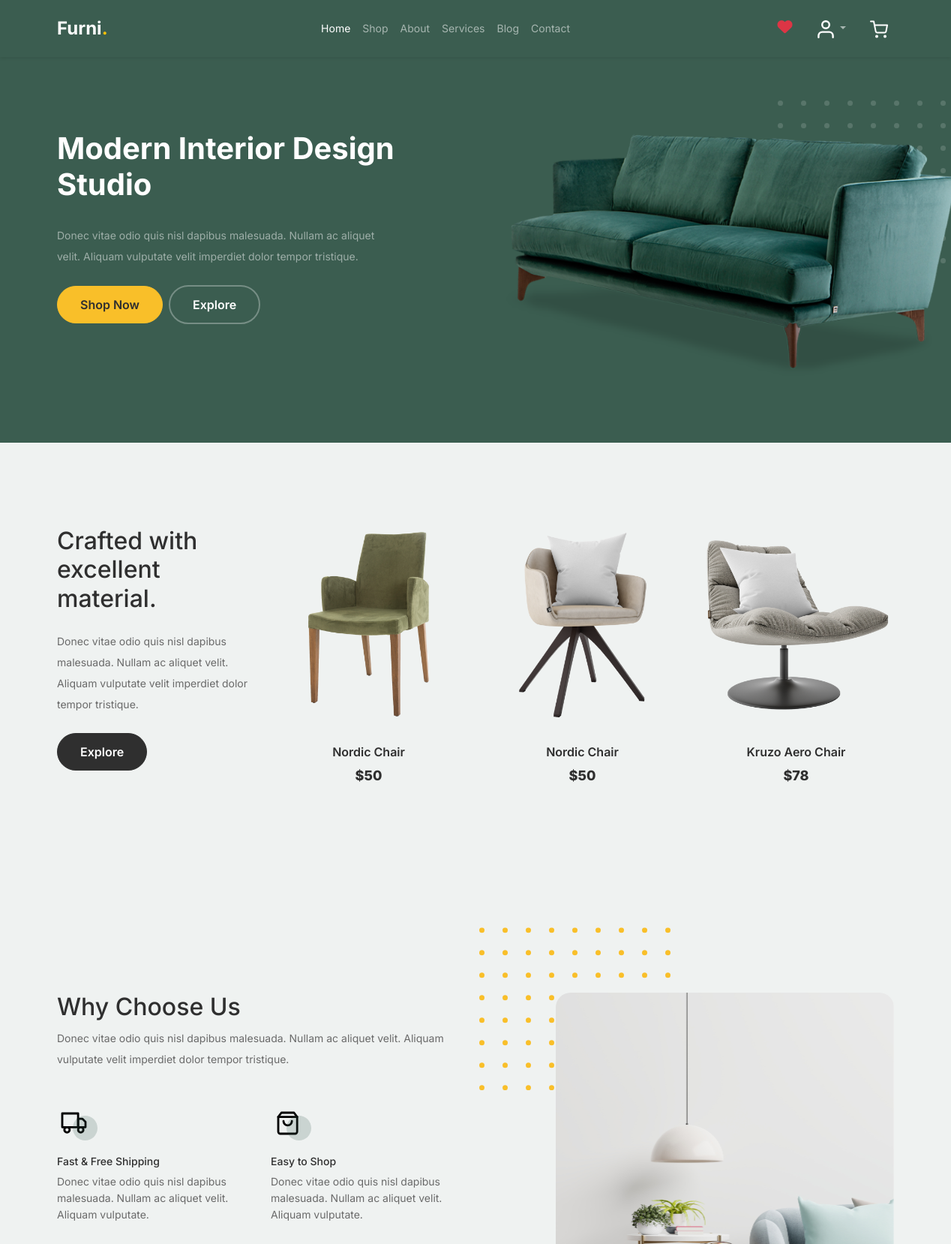
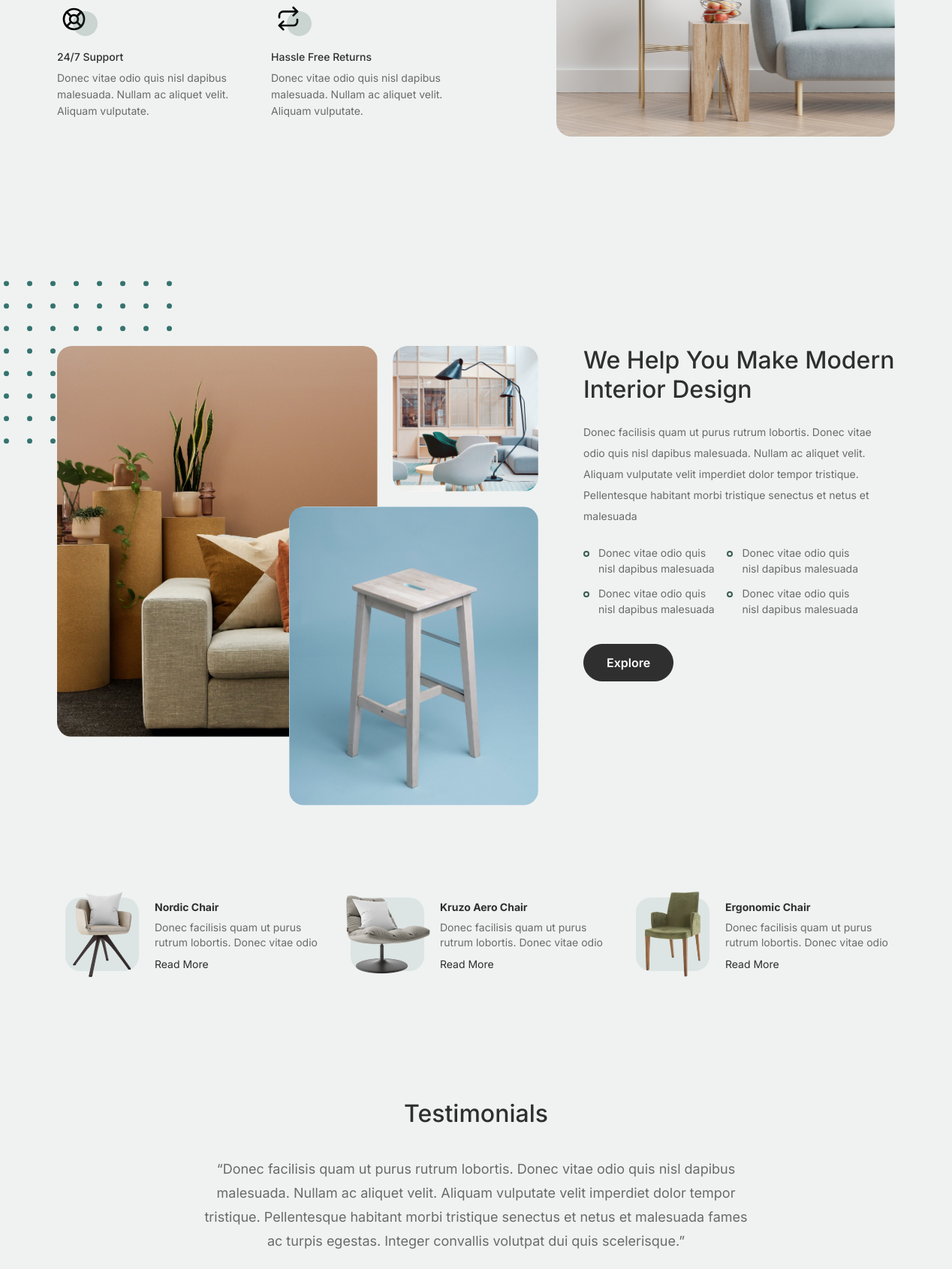
/index (upper part), run on the app's committed database (2 pictures, top to bottom).
### myapp/models.py (models this page shows)
class Product(models.Model):
    name=models.CharField(max_length=100)
    price=models.IntegerField()
    image=models.ImageField(upload_to="image")

### myapp/views.py (the view)
# urls.py: path('index', views.index, name='index'),
def index(request):
    products = Product.objects.all()[:3]
    cart = request.session.get('cart', {})
    cart_item_count = sum(cart.values())  # Total quantity of all items
    return render(request, 'index.html', {
        'products': products,
        'cart_item_count': cart_item_count,
    })

### myapp/templates/index.html (shortened to what this page needs)
{% load static %}
<!doctype html>
<html lang="en">
<head>
		<link href="static/css/bootstrap.min.css" rel="stylesheet">
		<link href="https://cdnjs.cloudflare.com/ajax/libs/font-awesome/6.0.0-beta3/css/all.min.css" rel="stylesheet">
		<link href="static/css/tiny-slider.css" rel="stylesheet">
		<link href="static/css/style.css" rel="stylesheet">
	</head>
	<body>
        <nav class="navbar navbar-expand-lg navbar-dark py-3 shadow-sm" style="background-color: #3b5d50;">
          <div class="container">
            <a class="navbar-brand fw-bold fs-4" href="{% url 'index' %}">
              Furni<span class="text-warning">.</span>
            </a>
            <div class="collapse navbar-collapse" id="mainNavbar">
              <ul class="navbar-nav mx-auto mb-2 mb-lg-0">
                <li class="nav-item"><a class="nav-link active" href="{% url 'index' %}">Home</a></li>
                <li class="nav-item"><a class="nav-link" href="{% url 'shop' %}">Shop</a></li>
                <li class="nav-item"><a class="nav-link" href="{% url 'about' %}">About</a></li>
                <li class="nav-item"><a class="nav-link" href="{% url 'services' %}">Services</a></li>
                <li class="nav-item"><a class="nav-link" href="{% url 'blog' %}">Blog</a></li>
                <li class="nav-item"><a class="nav-link" href="{% url 'contact' %}">Contact</a></li>
              </ul>
              <ul class="navbar-nav d-flex align-items-center gap-3">
                <li class="nav-item">
                  <a class="nav-link" href="{% url 'wishlist' %}" title="Wishlist">
                    <i class="fas fa-heart text-danger fs-5"></i>
                  </a>
                </li>
                <li class="nav-item dropdown">
                  <a class="nav-link dropdown-toggle" href="#" id="userDropdown" role="button" data-bs-toggle="dropdown"
                    aria-expanded="false">
                    <img src="{% static 'images/user.svg' %}" alt="User" width="24" height="24">
                  </a>
                </li>
                <li class="nav-item">
                  <a class="nav-link position-relative" href="{% url 'cart' %}">
                    <img src="{% static 'images/cart.svg' %}" alt="Cart" width="24" height="24">
                  </a>
                </li>
              </ul>
            </div>
          </div>
        </nav>
			<div class="hero">
				<div class="container">
					<div class="row justify-content-between">
						<div class="col-lg-5">
							<div class="intro-excerpt">
								<h1>Modern Interior <span clsas="d-block">Design Studio</span></h1>
								<p class="mb-4">Donec vitae odio quis nisl dapibus malesuada. Nullam ac aliquet velit. Aliquam vulputate velit imperdiet dolor tempor tristique.</p>
								<p><a href="{% url 'shop' %}" class="btn btn-secondary me-2">Shop Now</a><a href="#" class="btn btn-white-outline">Explore</a></p>
							</div>
						</div>
						<div class="col-lg-7">
							<div class="hero-img-wrap">
								<img src="static/images/couch.png" class="img-fluid">
							</div>
						</div>
					</div>
				</div>
			</div>
		<div class="product-section">
			<div class="container">
				<div class="row">
					<div class="col-md-12 col-lg-3 mb-5 mb-lg-0">
						<h2 class="mb-4 section-title">Crafted with excellent material.</h2>
						<p class="mb-4">Donec vitae odio quis nisl dapibus malesuada. Nullam ac aliquet velit. Aliquam vulputate velit imperdiet dolor tempor tristique. </p>
						<p><a href="{% url 'shop' %}" class="btn">Explore</a></p>
					</div>
                    {% for product in products %}
                    <div class="col-12 col-md-4 col-lg-3 mb-5 mb-md-0">
                        <a class="product-item" href="{% url 'shop' %}">
                            <img src="{{ product.image.url }}" class="img-fluid product-thumbnail">
                            <h3 class="product-title">{{ product.name }}</h3>
                            <strong class="product-price">${{ product.price }}</strong>
                        </a>
                    </div>
                    {% endfor %}
				</div>
			</div>
		</div>
		<div class="why-choose-section">
			<div class="container">
				<div class="row justify-content-between">
					<div class="col-lg-6">
						<h2 class="section-title">Why Choose Us</h2>
						<p>Donec vitae odio quis nisl dapibus malesuada. Nullam ac aliquet velit. Aliquam vulputate velit imperdiet dolor tempor tristique.</p>
						<div class="row my-5">
							<div class="col-6 col-md-6">
								<div class="feature">
									<div class="icon">
										<img src="static/images/truck.svg" alt="Image" class="imf-fluid">
									</div>
									<h3>Fast &amp; Free Shipping</h3>
									<p>Donec vitae odio quis nisl dapibus malesuada. Nullam ac aliquet velit. Aliquam vulputate.</p>
								</div>
							</div>
							<div class="col-6 col-md-6">
								<div class="feature">
									<div class="icon">
										<img src="static/images/bag.svg" alt="Image" class="imf-fluid">
									</div>
									<h3>Easy to Shop</h3>
									<p>Donec vitae odio quis nisl dapibus malesuada. Nullam ac aliquet velit. Aliquam vulputate.</p>
								</div>
							</div>
							<div class="col-6 col-md-6">
								<div class="feature">
									<div class="icon">
										<img src="static/images/support.svg" alt="Image" class="imf-fluid">
									</div>
									<h3>24/7 Support</h3>
									<p>Donec vitae odio quis nisl dapibus malesuada. Nullam ac aliquet velit. Aliquam vulputate.</p>
								</div>
							</div>
							<div class="col-6 col-md-6">
								<div class="feature">
									<div class="icon">
										<img src="static/images/return.svg" alt="Image" class="imf-fluid">
									</div>
									<h3>Hassle Free Returns</h3>
									<p>Donec vitae odio quis nisl dapibus malesuada. Nullam ac aliquet velit. Aliquam vulputate.</p>
								</div>
							</div>
						</div>
					</div>
					<div class="col-lg-5">
						<div class="img-wrap">
							<img src="static/images/why-choose-us-img.jpg" alt="Image" class="img-fluid">
						</div>
					</div>
				</div>
			</div>
		</div>
		<div class="we-help-section">
			<div class="container">
				<div class="row justify-content-between">
					<div class="col-lg-7 mb-5 mb-lg-0">
						<div class="imgs-grid">
							<div class="grid grid-1"><img src="static/images/img-grid-1.jpg" alt="Untree.co"></div>
							<div class="grid grid-2"><img src="static/images/img-grid-2.jpg" alt="Untree.co"></div>
							<div class="grid grid-3"><img src="static/images/img-grid-3.jpg" alt="Untree.co"></div>
						</div>
					</div>
					<div class="col-lg-5 ps-lg-5">
						<h2 class="section-title mb-4">We Help You Make Modern Interior Design</h2>
						<p>Donec facilisis quam ut purus rutrum lobortis. Donec vitae odio quis nisl dapibus malesuada. Nullam ac aliquet velit. Aliquam vulputate velit imperdiet dolor tempor tristique. Pellentesque habitant morbi tristique senectus et netus et malesuada</p>
						<ul class="list-unstyled custom-list my-4">
							<li>Donec vitae odio quis nisl dapibus malesuada</li>
							<li>Donec vitae odio quis nisl dapibus malesuada</li>
							<li>Donec vitae odio quis nisl dapibus malesuada</li>
							<li>Donec vitae odio quis nisl dapibus malesuada</li>
						</ul>
						<p><a herf="#" class="btn">Explore</a></p>
					</div>
				</div>
			</div>
		</div>
		<div class="popular-product">
			<div class="container">
				<div class="row">
					<div class="col-12 col-md-6 col-lg-4 mb-4 mb-lg-0">
						<div class="product-item-sm d-flex">
							<div class="thumbnail">
								<img src="static/images/product-1.png" alt="Image" class="img-fluid">
							</div>
							<div class="pt-3">
								<h3>Nordic Chair</h3>
								<p>Donec facilisis quam ut purus rutrum lobortis. Donec vitae odio </p>
								<p><a href="#">Read More</a></p>
							</div>
						</div>
					</div>
					<div class="col-12 col-md-6 col-lg-4 mb-4 mb-lg-0">
						<div class="product-item-sm d-flex">
							<div class="thumbnail">
								<img src="static/images/product-2.png" alt="Image" class="img-fluid">
							</div>
							<div class="pt-3">
								<h3>Kruzo Aero Chair</h3>
								<p>Donec facilisis quam ut purus rutrum lobortis. Donec vitae odio </p>
								<p><a href="#">Read More</a></p>
							</div>
						</div>
					</div>
					<div class="col-12 col-md-6 col-lg-4 mb-4 mb-lg-0">
						<div class="product-item-sm d-flex">
							<div class="thumbnail">
								<img src="static/images/product-3.png" alt="Image" class="img-fluid">
							</div>
							<div class="pt-3">
								<h3>Ergonomic Chair</h3>
								<p>Donec facilisis quam ut purus rutrum lobortis. Donec vitae odio </p>
								<p><a href="#">Read More</a></p>
							</div>
						</div>
					</div>
				</div>
			</div>
		</div>
		<div class="testimonial-section">
			<div class="container">
				<div class="row">
					<div class="col-lg-7 mx-auto text-center">
						<h2 class="section-title">Testimonials</h2>
					</div>
				</div>
				<div class="row justify-content-center">
					<div class="col-lg-12">
						<div class="testimonial-slider-wrap text-center">
							<div class="testimonial-slider">
								<div class="item">
									<div class="row justify-content-center">
										<div class="col-lg-8 mx-auto">
											<div class="testimonial-block text-center">
												<blockquote class="mb-5">
													<p>&ldquo;Donec facilisis quam ut purus rutrum lobortis. Donec vitae odio quis nisl dapibus malesuada. Nullam ac aliquet velit. Aliquam vulputate velit imperdiet dolor tempor tristique. Pellentesque habitant morbi tristique senectus et netus et malesuada fames ac turpis egestas. Integer convallis volutpat dui quis scelerisque.&rdquo;</p>
												</blockquote>
											</div>
										</div>
									</div>
								</div>
								<div class="item">
									<div class="row justify-content-center">
									</div>
								</div>
								<div class="item">
									<div class="row justify-content-center">
									</div>
								</div>
							</div>
						</div>
					</div>
				</div>
			</div>
		</div>
	</body>
</html>

### myapp/static/css/tiny-slider.css (style rules this page uses)
.tns-slider { -webkit-transition:all 0s;-moz-transition:all 0s;transition:all 0s }
.tns-slider>.tns-item { -webkit-box-sizing:border-box;-moz-box-sizing:border-box;box-sizing:border-box }
.tns-horizontal.tns-subpixel { white-space:nowrap }
.tns-horizontal.tns-subpixel>.tns-item { display:inline-block;vertical-align:top;white-space:normal }

### data on the page
Product: image (picture), name "Nordic Chair", price "50"
Product: image (picture), name "Nordic Chair", price "50"
Product: image (picture), name "Kruzo Aero Chair", price "78"
